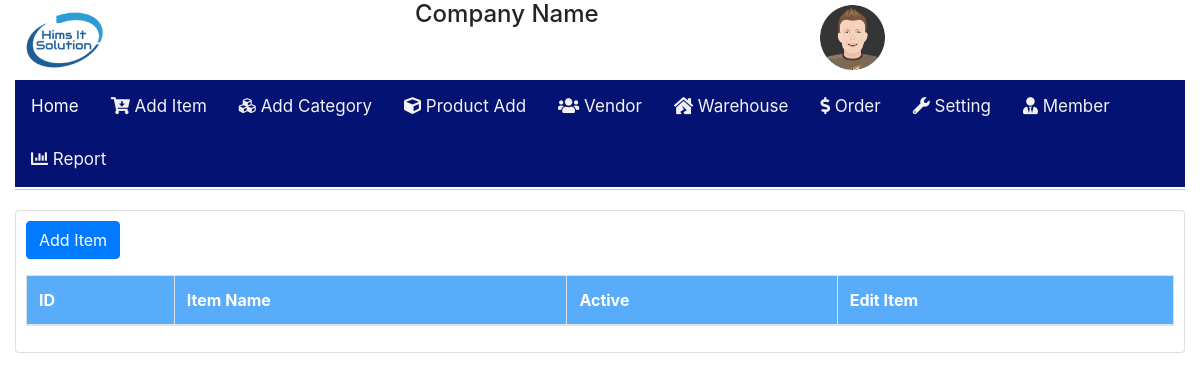
The app's page /index.php/inventory_controller/additem, older data.
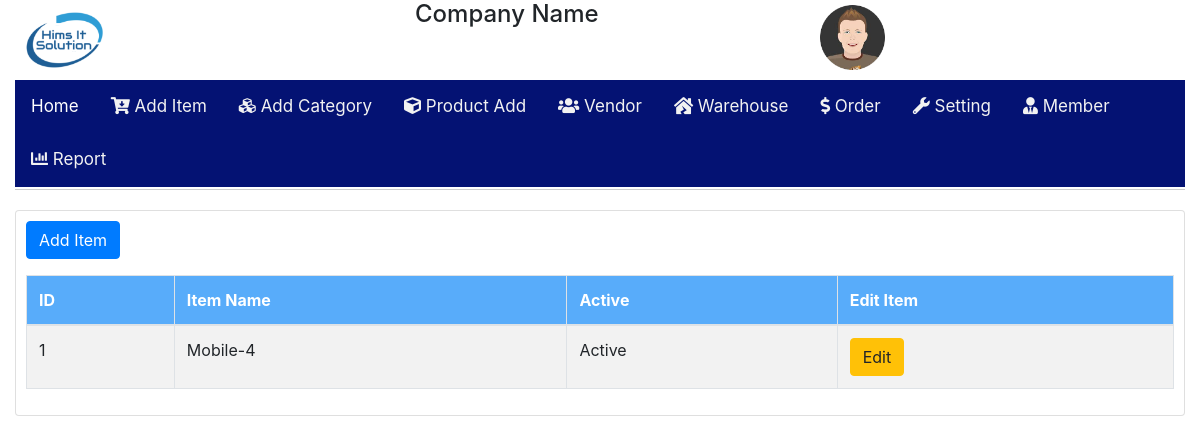
The same page, newer data.
### tables this page shows
CREATE TABLE `item` (
  `id` int(10) NOT NULL,
  `itemname` varchar(255) NOT NULL,
  `active` int(11) NOT NULL,
  `flag` int(11) NOT NULL
);

### application/controllers/Inventory_controller.php (called while the page is built, shortened)
<?php
class Inventory_controller extends CI_Controller {
	 function __construct(){
		 $this->load->model('model_inventory');
		 $this->load->model('model_common');
	 }
	public function additem(){
		if($this->input->post()){
			$itemname = $this->input->post("itemname");
			$active = $this->input->post("active");
			$data = array(
						'itemname'=>$this->input->post("itemname"),
						'active'=>$this->input->post("active"),
						'flag'=>1
					);
			$action = $this->model_common->insertData("item",$data);
			if($action){
			   $this->model_common->successFlash("Item Added Successfully" , "additem");
			}
		}else{
			$data['arr'] =  $this->model_inventory->allitem();
			$data['content'] 		= $this->load->view('admin_view/inventory/item_view', $data, true);
			$this->load->view('admin_view/main/main_view',$data);
		}
	}
}

### index.php (called while the page is built, shortened)
<?php
require_once BASEPATH.'core/CodeIgniter.php';

### application/models/Model_inventory.php (called while the page is built, shortened)
<?php
class model_inventory extends CI_Model
{
	public function allitem(){
		$query = $this->db->query("SELECT * FROM `item`");
		if($query->num_rows()){
			return $query->result();
		}else{
			return false;
		}
	}
}

### application/views/admin_view/inventory/item_view.php (the view, shortened to what this page needs)
<section id="basic-form-layouts">
	<div class="content-wrapper">
		<div class="row match-height">
			<div class="col-12">
				<div class="card">
					<div class="card-content collapse show">
						<div class="card-content" style="padding: 10px;">
							<button class="btn btn-primary"  data-toggle="modal" data-target="#additem"> Add Item </button>
								<br/>
										<div class="table-responsive">
												<table id= "mydatatable" class="table table-striped table-bordered zero-configuration" >
													<thead  style="background: #58ACFA; color: white;">
														<tr>
															<th>ID</th>
															<th>Item Name</th>
															<th>Active</th>
															<th>Edit Item</th>
														</tr>
													</thead>
													<tbody>
														<?php
															if($arr){
																foreach($arr as $data)
																{
																?>
														<tr>
															<td><?php  echo $data->id;?></td>
															<td><?php  echo $data->itemname;?></td>
															<td><?php  $status =  $data->active; if($status == 1){ echo "Active";}else{ echo "In Active";}?></td>
															<td>
															<a href="<?php  echo base_url();?>edititem/<?php  echo $data->id;?>" class="btn btn-warning">Edit</a></td>
														</tr>
															 <?php }
																}
															?>
													</tbody>
												</table>
												</div>
										</div>
						</div>
					</div>
				</div>
			</div>
		</div>
	</div>

Row changes from the older to the newer data that the page shows:
added item: id "1", itemname "Mobile-4", active "Active"
